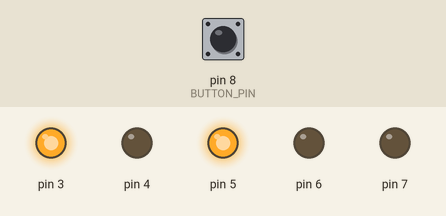
Bench run of a sketch on a simulated Arduino Uno, built with avr-gcc and run on an emulated ATmega328P. Shown: output pins drawn as LEDs (lit = HIGH). Inputs (shaded band) come from the test bench; at power-on: pin 8 (BUTTON_PIN) LOW.

Above: at 0.1 s.
Timing chart, 0 to 1.6 s (numbered marks = the images above):
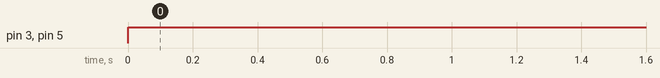

The sketch:

main.ino
```cpp
#define FIRST_SEGMENT_PIN 2
#define SEGMENT_COUNT 7
#define BUTTON_PIN 8
#define COUNT_OF_MODES 2
#define TEST_FOR_DELETE 2
boolean buttonWasUp = false;
byte numberSegments[10] = {
 0b00111111, 0b00001010, 0b01011101, 0b01011101, 0b01101010,
 0b01110110, 0b01110111, 0b00011010, 0b01111111, 0b01111110,
};

int currentMode = 1;

void setup() {
for (int i = 0; i < SEGMENT_COUNT; ++i)
{
pinMode(i + FIRST_SEGMENT_PIN, OUTPUT);
}
pinMode(BUTTON_PIN, INPUT_PULLUP);
}

void loop() {
boolean buttonIsUp = digitalRead(BUTTON_PIN);
if (buttonWasUp && !buttonIsUp){
  currentMode = currentMode % COUNT_OF_MODES;
}

int mask = numberSegments[currentMode];
for (int i = 0; i < SEGMENT_COUNT; ++i) {
boolean enableSegment  =  bitRead(mask, i);
digitalWrite(i + FIRST_SEGMENT_PIN, enableSegment);
}
}
```

Measured:
- by itself, pin 3, pin 5: LOW → HIGH at 0.00 s
